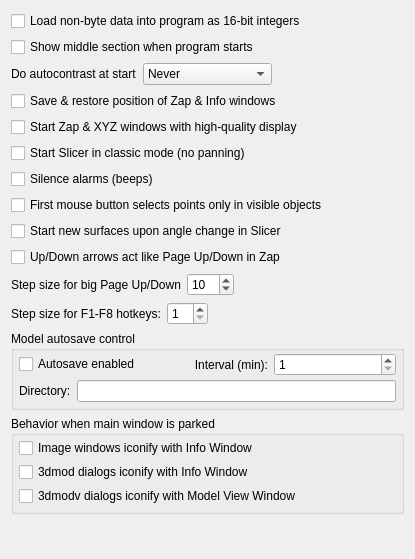
<?xml version="1.0" encoding="UTF-8"?>
<ui version="4.0">
 <class>BehaviorForm</class>
 <widget class="QWidget" name="BehaviorForm">
  <property name="geometry">
   <rect>
    <x>0</x>
    <y>0</y>
    <width>415</width>
    <height>559</height>
   </rect>
  </property>
  <property name="windowTitle">
   <string>Behavior</string>
  </property>
  <layout class="QVBoxLayout" name="verticalLayout">
   <item>
    <widget class="QCheckBox" name="loadUshortBox">
     <property name="toolTip">
      <string>Store images in program memory as 16-bit integers instead of converting to bytes</string>
     </property>
     <property name="text">
      <string>Load non-byte data into program as 16-bit integers</string>
     </property>
    </widget>
   </item>
   <item>
    <widget class="QCheckBox" name="startAtMidZBox">
     <property name="toolTip">
      <string>Start program on middle section instead of first one</string>
     </property>
     <property name="text">
      <string>Show middle section when program starts</string>
     </property>
    </widget>
   </item>
   <item>
    <layout class="QHBoxLayout">
     <item>
      <widget class="QLabel" name="textLabel1_2">
       <property name="text">
        <string>Do autocontrast at start</string>
       </property>
       <property name="wordWrap">
        <bool>false</bool>
       </property>
      </widget>
     </item>
     <item>
      <widget class="QComboBox" name="autoConAtStartBox">
       <property name="toolTip">
        <string>Set contrast with &quot;Auto&quot; on first section shown</string>
       </property>
       <item>
        <property name="text">
         <string>Never</string>
        </property>
       </item>
       <item>
        <property name="text">
         <string>If no model loaded</string>
        </property>
       </item>
       <item>
        <property name="text">
         <string>Always</string>
        </property>
       </item>
      </widget>
     </item>
     <item>
      <spacer name="spacer23">
       <property name="orientation">
        <enum>Qt::Horizontal</enum>
       </property>
       <property name="sizeType">
        <enum>QSizePolicy::Expanding</enum>
       </property>
       <property name="sizeHint" stdset="0">
        <size>
         <width>40</width>
         <height>20</height>
        </size>
       </property>
      </spacer>
     </item>
    </layout>
   </item>
   <item>
    <widget class="QCheckBox" name="geomCheckBox">
     <property name="text">
      <string>Save &amp;&amp; restore position of Zap &amp;&amp; Info windows</string>
     </property>
    </widget>
   </item>
   <item>
    <widget class="QCheckBox" name="startInHQBox">
     <property name="text">
      <string>Start Zap &amp;&amp; XYZ windows with high-quality display</string>
     </property>
    </widget>
   </item>
   <item>
    <widget class="QCheckBox" name="classicBox">
     <property name="text">
      <string>Start Slicer in classic mode (no panning)</string>
     </property>
    </widget>
   </item>
   <item>
    <widget class="QCheckBox" name="silenceBox">
     <property name="toolTip">
      <string>Turn off the beep for error mesages</string>
     </property>
     <property name="text">
      <string>Silence alarms (beeps)</string>
     </property>
    </widget>
   </item>
   <item>
    <widget class="QCheckBox" name="selectONcheckBox">
     <property name="toolTip">
      <string>Ignore objects that are OFF when attaching with mouse</string>
     </property>
     <property name="text">
      <string>First mouse button selects points only in visible objects</string>
     </property>
    </widget>
   </item>
   <item>
    <widget class="QCheckBox" name="slicerNewSurfBox">
     <property name="toolTip">
      <string>When modeling closed contours in slicer, start a new surface when the angle changes</string>
     </property>
     <property name="text">
      <string>Start new surfaces upon angle change in Slicer</string>
     </property>
    </widget>
   </item>
   <item>
    <widget class="QCheckBox" name="arrowsScrollZapBox">
     <property name="text">
      <string>Up/Down arrows act like Page Up/Down in Zap</string>
     </property>
    </widget>
   </item>
   <item>
    <layout class="QHBoxLayout" name="horizontalLayout">
     <item>
      <widget class="QLabel" name="label">
       <property name="text">
        <string>Step size for big Page Up/Down</string>
       </property>
      </widget>
     </item>
     <item>
      <widget class="QSpinBox" name="pageStepSpinBox">
       <property name="toolTip">
        <string>Step size for paging up and down with keypad * and / hot keys</string>
       </property>
       <property name="minimum">
        <number>2</number>
       </property>
       <property name="maximum">
        <number>500</number>
       </property>
       <property name="value">
        <number>10</number>
       </property>
      </widget>
     </item>
     <item>
      <spacer name="spacer23_2">
       <property name="orientation">
        <enum>Qt::Horizontal</enum>
       </property>
       <property name="sizeType">
        <enum>QSizePolicy::Expanding</enum>
       </property>
       <property name="sizeHint" stdset="0">
        <size>
         <width>40</width>
         <height>20</height>
        </size>
       </property>
      </spacer>
     </item>
    </layout>
   </item>
   <item>
    <layout class="QHBoxLayout">
     <property name="spacing">
      <number>6</number>
     </property>
     <property name="margin">
      <number>0</number>
     </property>
     <item>
      <widget class="QLabel" name="TextLabel3">
       <property name="text">
        <string>Step size for F1-F8 hotkeys:</string>
       </property>
       <property name="wordWrap">
        <bool>false</bool>
       </property>
      </widget>
     </item>
     <item>
      <widget class="QSpinBox" name="f1f8StepSpinBox">
       <property name="toolTip">
        <string>Step change in black/white values with F1 to F8 keys</string>
       </property>
       <property name="minimum">
        <number>1</number>
       </property>
       <property name="maximum">
        <number>16</number>
       </property>
      </widget>
     </item>
     <item>
      <spacer name="Spacer8">
       <property name="orientation">
        <enum>Qt::Horizontal</enum>
       </property>
       <property name="sizeType">
        <enum>QSizePolicy::Expanding</enum>
       </property>
       <property name="sizeHint" stdset="0">
        <size>
         <width>30</width>
         <height>0</height>
        </size>
       </property>
      </spacer>
     </item>
    </layout>
   </item>
   <item>
    <widget class="QGroupBox" name="GroupBox5">
     <property name="title">
      <string>Model autosave control</string>
     </property>
     <layout class="QVBoxLayout">
      <property name="spacing">
       <number>4</number>
      </property>
      <property name="leftMargin">
       <number>5</number>
      </property>
      <property name="topMargin">
       <number>2</number>
      </property>
      <property name="rightMargin">
       <number>5</number>
      </property>
      <property name="bottomMargin">
       <number>5</number>
      </property>
      <item>
       <layout class="QHBoxLayout">
        <property name="spacing">
         <number>6</number>
        </property>
        <property name="margin">
         <number>0</number>
        </property>
        <item>
         <widget class="QCheckBox" name="autosaveEnabledBox">
          <property name="toolTip">
           <string>Save model to #autosave# file periodically</string>
          </property>
          <property name="text">
           <string>Autosave enabled</string>
          </property>
         </widget>
        </item>
        <item>
         <widget class="QLabel" name="TextLabel7">
          <property name="text">
           <string>Interval (min):</string>
          </property>
          <property name="alignment">
           <set>Qt::AlignRight|Qt::AlignTrailing|Qt::AlignVCenter</set>
          </property>
          <property name="wordWrap">
           <bool>false</bool>
          </property>
         </widget>
        </item>
        <item>
         <widget class="QSpinBox" name="autosaveSpinBox">
          <property name="toolTip">
           <string>Enter time in minutes between model autosaves</string>
          </property>
          <property name="minimum">
           <number>1</number>
          </property>
         </widget>
        </item>
       </layout>
      </item>
      <item>
       <layout class="QHBoxLayout">
        <property name="spacing">
         <number>6</number>
        </property>
        <property name="margin">
         <number>0</number>
        </property>
        <item>
         <widget class="QLabel" name="TextLabel8">
          <property name="text">
           <string>Directory:</string>
          </property>
          <property name="wordWrap">
           <bool>false</bool>
          </property>
         </widget>
        </item>
        <item>
         <widget class="QLineEdit" name="autosaveDirEdit">
          <property name="toolTip">
           <string>Enter a directory for autosave files to be placed in</string>
          </property>
         </widget>
        </item>
       </layout>
      </item>
     </layout>
    </widget>
   </item>
   <item>
    <widget class="QGroupBox" name="GroupBox3">
     <property name="title">
      <string>Behavior when main window is parked</string>
     </property>
     <layout class="QVBoxLayout">
      <property name="spacing">
       <number>4</number>
      </property>
      <property name="leftMargin">
       <number>5</number>
      </property>
      <property name="topMargin">
       <number>2</number>
      </property>
      <property name="rightMargin">
       <number>5</number>
      </property>
      <property name="bottomMargin">
       <number>5</number>
      </property>
      <item>
       <widget class="QCheckBox" name="imageIconifyBox">
        <property name="toolTip">
         <string>Park all image windows (Zap, Slicer, etc) when parking Info Window</string>
        </property>
        <property name="text">
         <string>Image windows iconify with Info Window</string>
        </property>
       </widget>
      </item>
      <item>
       <widget class="QCheckBox" name="imodDlgIconifyBox">
        <property name="toolTip">
         <string>Park all 3dmod dialogs (Edit-Object-Type, etc) when parking Info Window</string>
        </property>
        <property name="text">
         <string>3dmod dialogs iconify with Info Window</string>
        </property>
       </widget>
      </item>
      <item>
       <widget class="QCheckBox" name="imodvDlgIconifyBox">
        <property name="toolTip">
         <string>Park all 3dmodv dialogs (Edit-Objects, etc)  when parking 3dmodv Window</string>
        </property>
        <property name="text">
         <string>3dmodv dialogs iconify with Model View Window</string>
        </property>
       </widget>
      </item>
     </layout>
    </widget>
   </item>
   <item>
    <spacer name="spacer14">
     <property name="orientation">
      <enum>Qt::Vertical</enum>
     </property>
     <property name="sizeType">
      <enum>QSizePolicy::Expanding</enum>
     </property>
     <property name="sizeHint" stdset="0">
      <size>
       <width>17</width>
       <height>1</height>
      </size>
     </property>
    </spacer>
   </item>
  </layout>
 </widget>
 <layoutdefault spacing="6" margin="11"/>
 <resources/>
 <connections/>
</ui>
